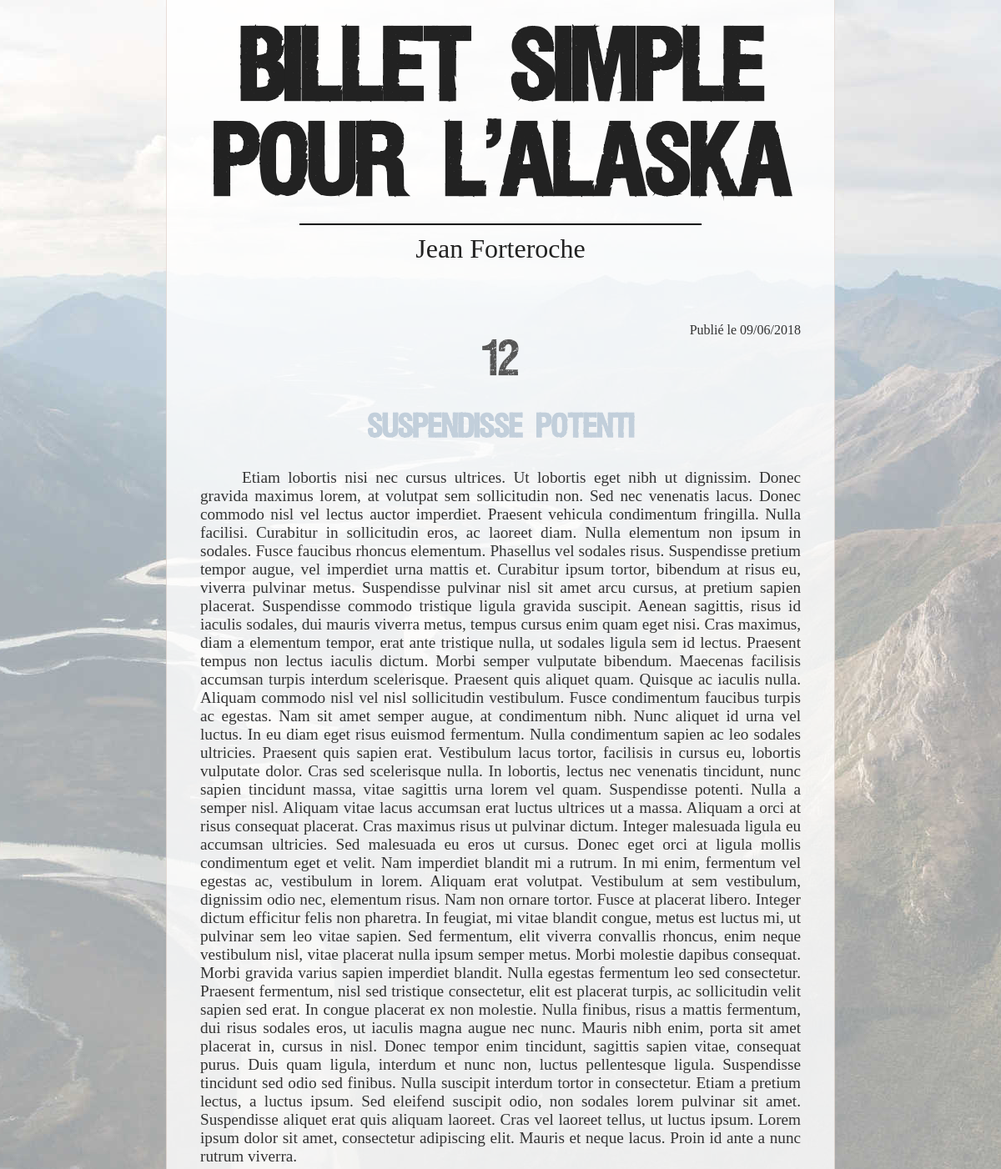
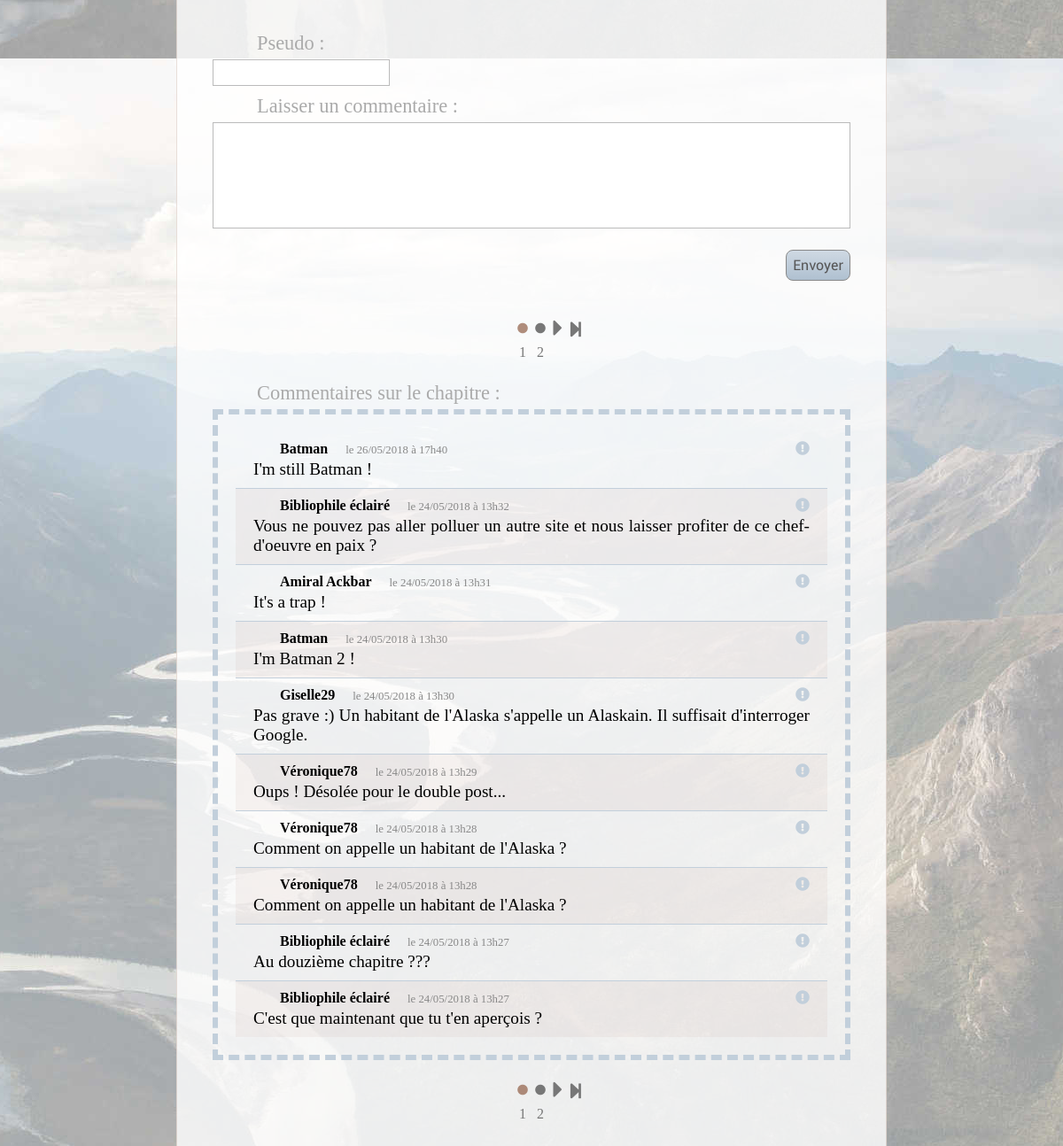
/?chapter&id=12, run on the app's committed database (2 pictures, top to bottom).
### tables this page shows
CREATE TABLE `chapters` (
  `id` tinyint(3) UNSIGNED NOT NULL,
  `number` tinyint(4) NOT NULL DEFAULT '0',
  `title` tinytext NOT NULL,
  `content` mediumtext NOT NULL,
  `publication_date` timestamp NOT NULL DEFAULT '0000-00-00 00:00:00',
  `published` tinyint(1) NOT NULL DEFAULT '0'
);

CREATE TABLE `comments` (
  `id` mediumint(8) UNSIGNED NOT NULL,
  `chapter_id` tinyint(3) UNSIGNED NOT NULL,
  `author` tinytext NOT NULL,
  `publication_date` timestamp NOT NULL DEFAULT CURRENT_TIMESTAMP,
  `content` text NOT NULL,
  `moderated` tinyint(1) NOT NULL DEFAULT '0',
  `signaled` tinyint(3) UNSIGNED NOT NULL DEFAULT '0'
);

### model/chapterManager.php (called while the page is built, shortened)
<?php
require_once('./model/model.php');
require_once('./model/chapter.php');
require_once('./model/database.php');
class ChapterManager extends Model {
    public function get($id) {
        $db = new Db();
        $query = $db->db()->prepare("SELECT * FROM chapters WHERE id = :id");
        $chapterDatas = $query->execute(array('id' => $id));
        $chapterDatas = $query->fetch();
        return !empty($chapterDatas) ? new Chapter($chapterDatas) : false;
    }
}

### model/database.php (called while the page is built, shortened)
<?php
class Db {
    private $_db;
    public function db() { return $this->_db; }
    private function connect() {
        try {
            $this->_db = new PDO('mysql:host=localhost;dbname=chesfnpg_alaska_jf;charset=utf8', 'chesfnpg', 'OCV7b9h632F#', array(PDO::ATTR_ERRMODE => PDO::ERRMODE_EXCEPTION));
        }
        catch (Exception $e) {
            die('Erreur : ' . $e->getMessage());
        }
    }
}

### model/model.php (called while the page is built, shortened)
<?php
class Model {
    public function hydrate(array $datas) {
        foreach ($datas as $key => $value) {
            $method = 'set' . ucfirst($key);
        }
    }
}

### model/chapter.php (called while the page is built, shortened)
<?php
require_once('./model/model.php');
require_once('./model/commentManager.php');
class Chapter extends Model {
    private $_id;
    private $_number;
    private $_title;
    private $_content;
    private $_publication_date;
    private $_published;
    public function __construct(array $datas = []) {
        $this->setCommentsNbr();
    }
    public function id()            { return $this->_id;            }
    public function number()        { return $this->_number;        }
    public function title()         { return $this->_title;         }
    public function content()       { return $this->_content;       }
    public function published()     { return $this->_published;     }
    public function publication_date(bool $humanFormat = false) {
        $publication_date = $this->_publication_date;
        if ($humanFormat) {
            $publication_date = date('\l\e d/m/Y', $publication_date);
        }
        return $publication_date;
    }
    public function setId($id) {
        $this->_id = abs((int) $id);
    }
    public function setNumber($number) {
        $this->_number = abs((int) $number);
    }
    public function setTitle($title) {
        $this->_title = (string) $title;
    }
    public function setContent($content) {
        $this->_content = (string) $content;
    }
    public function setPublication_date($publication_date) {
        $this->_publication_date = strtotime($publication_date);
    }
    public function setPublished($published) {
        $this->_published = (bool) $published;
    }
    public function setcommentsNbr() {
        $commentMngr = new CommentManager();
        if ($this->id() != null) {
            $this->_commentsNbr = $commentMngr->getCommentsCount($this->_id);
        }
    }
}

### model/commentManager.php (called while the page is built, shortened)
<?php
require_once('./model/model.php');
require_once('./model/comment.php');
require_once('./model/database.php');
class CommentManager extends Model {
    public function getList(int $offset, int $number, int $chapterId = 0, bool $signaledOnly = false) {
        $comments = [];
        $db = new Db();
        if ($signaledOnly) {
            $condition = 'signaled != 0 AND moderated = false';
            $order = 'publication_date';
        } else {
            if ($chapterId != 0) {
                $condition = 'chapter_id = ' . $chapterId;
                $order = 'publication_date DESC';
            } else {
                $condition = '1';
                $order = 'publication_date DESC';
            }
        }
        $query = $db->db()->prepare('SELECT * FROM comments WHERE ' . $condition . ' ORDER BY ' . $order . ' LIMIT :offset , :number');
        $query->bindParam(':offset', $offset, PDO::PARAM_INT);
        $query->bindParam(':number', $number, PDO::PARAM_INT);
        $commentDatas = $query->execute();
        while ($commentDatas = $query->fetch()) {
            $comments[] = new Comment($commentDatas);
        }
        return !empty($comments) ? $comments : false;
    }
    public function getCommentsCount(int $chapterId, bool $signaledOnly = false) {
        $db = new Db();
        $condition = ($chapterId == 0) ? '' : ('WHERE chapter_id = ' . $chapterId);
        $condition = ($signaledOnly == true) ? (!empty($condition) ? ($condition . ' AND signaled != 0') : ($condition . 'WHERE signaled != 0')) : $condition;
        $query = $db->db()->query('SELECT COUNT(*) FROM comments ' . $condition);
        $commentsCount = $query->fetchColumn();
        return $commentsCount;
    }
}

### model/comment.php (called while the page is built, shortened)
<?php
require_once('./model/model.php');
class Comment extends Model {
    private $_id;
    private $_author;
    private $_publication_date;
    private $_content;
    public function id()            { return $this->_id;        }
    public function author()        { return $this->_author;    }
    public function content()       { return $this->_content;   }
    public function publication_date(bool $humanFormat = false) {
        $publication_date = $this->_publication_date;
        if ($humanFormat) {
            $publication_date = date('\l\e d/m/Y \à H\hi', $publication_date);
        }
        return $publication_date;
    }
    public function setId($id) {
        $this->_id = abs((int) $id);
    }
    public function setAuthor($author) {
        $this->_author = (string) $author;
    }
    public function setPublication_date($publication_date) {
        $this->_publication_date = strtotime($publication_date);
    }
    public function setContent($content) {
        $this->_content = (string) $content;
    }
}

### view/chapter.php (the view, shortened to what this page needs)
<?php include('./view/background.php'); ?>
<?php
    if (!empty($chapter))
    {
?>
    <div id='chapter'>
        <span id='chapterPublicationDate'>Publié <?= $chapter->publication_date(true) ?></span>
        <span id='chapterNumber'><?= $chapter->number() ?></span>
        <h3><?= $chapter->title() ?></h3>
        <p><?= $chapter->content() ?></p>
    </div>
    <section id='newCommentSection'>
        <form id='newCommentForm' method='post' action='.<?= $_SERVER['REQUEST_URI'] ?>#newCommentSection'>
            <label for='newCommentAuthor'>Pseudo :</label>
            <input id='newCommentAuthor' type='text' name='newCommentAuthor' required maxlength='20' <?= isset($_SESSION['commentsPseudo']) ? ('value=' . $_SESSION['commentsPseudo']) : '' ?> />
            <label for='newCommentContent'>Laisser un commentaire :</label>
            <textarea id='newCommentContent' name='newCommentContent' required maxlength='250'></textarea>
            <div class='buttonsBox'>
                <input class='bigButton' type='submit' value='Envoyer' />
            </div>
        </form>
    </section>
    <?php if (!empty($comments)) { ?>
    <section id='commentsListSection'>
        <?php include('./view/pagination.php'); ?>
        <label id='chapterCommentsListLabel' for='chapterCommentsList'>Commentaires sur le chapitre :</label>
        <ul id='chapterCommentsList'>
            <?php foreach ($comments as $comment) { ?>
            <li>
                <div class='commentInfos'><span class='commentAuthor'><?= $comment->author() ?></span><span class='commentDate'><?= $comment->publication_date(true) ?></span><div class='commentSignalButton'><a class='signalCommentButton' href='.<?= $_SERVER['REQUEST_URI'] ?>&signalComment=<?= $comment->id() ?>#commentsListSection'><i class="fas fa-exclamation-circle" title='Signaler ce commentaire'></i></a></div></div>
                <p class='commentContent'><?= $comment->content() ?></p>
            </li>
            <?php } ?>
        </ul>
        <?php include('./view/pagination.php'); ?>
    </section>
    <?php } ?>
<?php
    } else {
        echo "ERREUR : Le chapitre que vous avez demandé n'existe pas.";
    }
    include('./view/footer.php');
?>

### data on the page
chapters: publication_date "le 09/06/2018", number "12", title "Suspendisse potenti", content "Etiam lobortis nisi nec cursus ultrices. Ut lobortis eget nibh ut dignissim. Donec gravida maximus lorem, at volutpat sem sollicitudin non. Sed nec venenatis lacus. Donec commodo nisl vel lectus auctor imperdiet. Praesent vehicula condimentum fringilla. Nulla facilisi. Curabitur in sollicitudin eros, ac laoreet diam. Nulla elementum non ipsum in sodales. Fusce faucibus rhoncus elementum. Phasellus vel sodales risus. Suspendisse pretium tempor augue, vel imperdiet urna mattis et. Curabitur ipsum tortor, bibendum at risus eu, viverra pulvinar metus. Suspendisse pulvinar nisl sit amet arcu cursus, at pretium sapien placerat. Suspendisse commodo tristique ligula gravida suscipit. Aenean…", published 1 (drawn)
comments: author "Batman", publication_date "le 26/05/2018 à 17h40", content "I'm still Batman !"
comments: author "Bibliophile éclairé", publication_date "le 24/05/2018 à 13h32", content "Vous ne pouvez pas aller polluer un autre site et nous laisser profiter de ce chef-d'oeuvre en paix ?"
comments: author "Amiral Ackbar", publication_date "le 24/05/2018 à 13h31", content "It's a trap !"
comments: author "Batman", publication_date "le 24/05/2018 à 13h30", content "I'm Batman 2 !"
comments: author "Giselle29", publication_date "le 24/05/2018 à 13h30", content "Pas grave :) Un habitant de l'Alaska s'appelle un Alaskain. Il suffisait d'interroger Google."
comments: author "Véronique78", publication_date "le 24/05/2018 à 13h29", content "Oups ! Désolée pour le double post..."
comments: author "Véronique78", publication_date "le 24/05/2018 à 13h28", content "Comment on appelle un habitant de l'Alaska ?"
comments: author "Véronique78", publication_date "le 24/05/2018 à 13h28", content "Comment on appelle un habitant de l'Alaska ?"
comments: author "Bibliophile éclairé", publication_date "le 24/05/2018 à 13h27", content "Au douzième chapitre ???"
comments: author "Bibliophile éclairé", publication_date "le 24/05/2018 à 13h27", content "C'est que maintenant que tu t'en aperçois ?"

### other printed values
$pagesOffset + $i + 1 "1"
$pagesOffset + $i + 1 "2"
